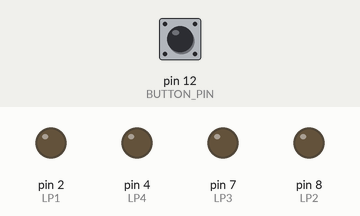
The sketch below on a simulated Arduino Uno, built with avr-gcc and run on an emulated ATmega328P. Parts: output pins drawn as LEDs (lit = HIGH). Dashed ring = blinking. The inputs (shaded band) are chosen by the test bench; at power-on: pin 12 (BUTTON_PIN) LOW.

Above: at 1.2 s.
1.3 s: pin 12 (BUTTON_PIN) pulled HIGH for 3.2 s
At 1.45 s:
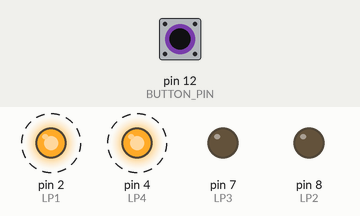
Timing chart, 0 to 5.7 s (numbered marks = the images above; inputs shaded):
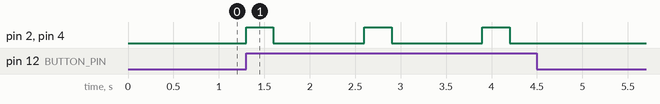

The sketch:

Coil-gun.ino
```cpp
// This is the code for a 2 Staged Time Sequenced Coil-gun.
// Where LP are the buttons that controls when to open and close the circuit for each stage.
#define LP1 2 // Opto1 upper
#define LP2 8 // Opto2 upper
#define LP3 7 // Opto4 lower
#define LP4 4 // Opto3 lower
#define BUTTON_PIN 12  // The general button that fires the coil-gun

void setup() {
  pinMode(LP1, OUTPUT);
  pinMode(LP2, OUTPUT);
  pinMode(LP3, OUTPUT);
  pinMode(LP4, OUTPUT);
  pinMode(BUTTON_PIN, INPUT);
}

void loop() {
  if (digitalRead(BUTTON_PIN) == HIGH) {
    digitalWrite(LP1, HIGH);
    digitalWrite(LP4, HIGH);
    delay(300);     // Time to wait for the projectile to enter stage2
    digitalWrite(LP1, LOW);
    digitalWrite(LP4, LOW);
    //digitalWrite(LP2, HIGH);
    //digitalWrite(LP3, HIGH);
    //delayMicroseconds(40000);
    //digitalWrite(LP2, LOW);
    //digitalWrite(LP3, LOW);
    delay(1000);  // Cut off stage connection
  }
  else {
    digitalWrite(LP1, LOW);
    digitalWrite(LP2, LOW);
    digitalWrite(LP3, LOW);
    digitalWrite(LP4, LOW);
  }
}
```

Measured:
- after the input at 1.3 s, pin 2 (LP1), pin 4 (LP4): alternates HIGH for 0.30 s and LOW for 1.0 s, 6 changes in all, then stays LOW, starting at once
